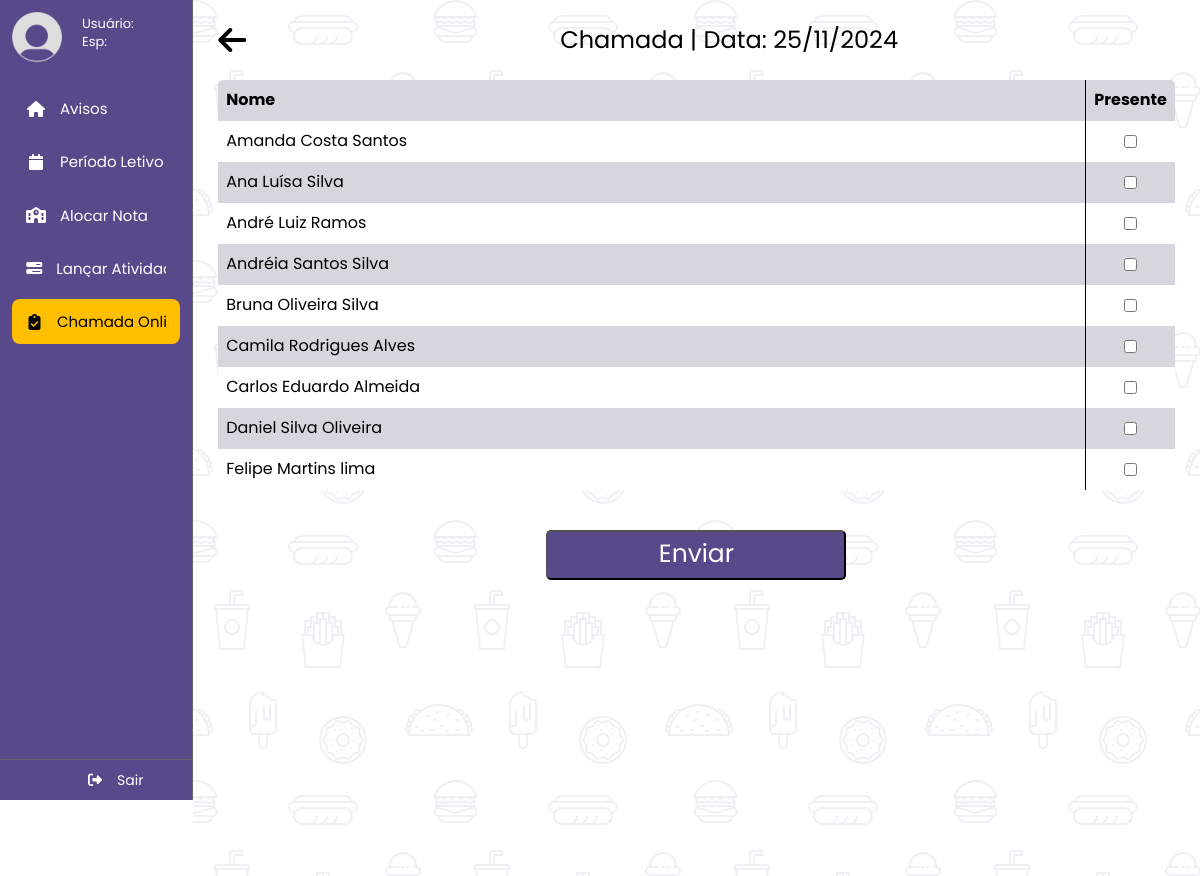
Page /professor/professor.php?pagina=professor-chamada-lista&turma=B2 on the committed database.
### tables this page shows
CREATE TABLE `tb_usuarios` (
  `usuario` varchar(30) NOT NULL,
  `senha` varchar(30) NOT NULL,
  `divisao` varchar(10) NOT NULL,
  `nome` varchar(60) NOT NULL
);

### professor/professor-chamada-lista.php (the view, shortened to what this page needs)
<?php
  include "../database.php";
  $turma_chamada = $_GET["turma"];
  $sql = "SELECT * FROM tb_usuarios ORDER BY nome ASC";
  $result = mysqli_query($conn, $sql);
  $data_atual = date("d/m/Y");
?>
<head>
  <link rel="stylesheet" href="styles/professor-chamada-lista.css">
</head>
<main>
  <div class="main-content">
    <div class="topside-div">
      <div class="topside-content">
        <div class="chamada-botao">
          <a href="professor.php?pagina=professor-chamada">
            <i class="fa-solid fa-arrow-left"></i>
          </a>
        </div>
        <div class="chamada-titulo">
          <p><?php echo "Chamada | Data: {$data_atual}"; ?></p>
        </div>
      </div>
    </div>
    <div class="bottomside-div">
      <div class="table-div">
        <table>
          <tr>
            <th>Nome</th>
            <th class="td-input">Presente</th>
          </tr>
          <?php
            if (mysqli_num_rows($result) > 0)
            {
              while ($row = mysqli_fetch_assoc($result))
              {
                if ($row["divisao"] == "aluno")
                {
                  $aluno_sql = "SELECT * FROM tb_aluno WHERE usuario = '{$row["usuario"]}' AND turma = '{$turma_chamada}' ";
                  $aluno_result = mysqli_query($conn, $aluno_sql);
                  $aluno_row = mysqli_fetch_assoc($aluno_result);
                  if ($aluno_row["usuario"] == $row["usuario"])
                  {
                    echo
                    "
                      <tr>
                        <td class='td-nome'>{$row["nome"]}</td>
                        <td class='td-input'><input type='checkbox'/></td>
                      </tr>
                    ";
                  }
                }
              }
            }
          ?>
        </table>
        <div class="button-div">
          <a href="professor.php?pagina=professor-chamada">
            <button>
              Enviar
            </button>
          </a>
        </div>
      </div>
    </div>
  </div>
</main>

### styles/main.css (style rules this page uses)
body { display: flex; overflow: hidden; }
main { width: 100%; overflow: hidden; }

### styles/sidebar.css (style rules this page uses)
body { margin: 0; overflow: hidden; }

### professor/styles/professor-chamada-lista.css (style rules this page uses)
.main-content { display: flex; flex-direction: column; height: 100%; }
.main-content * { overflow: hidden; }
.topside-div { display: flex; justify-content: center; align-items: center; flex: 1; }
.topside-content { display: flex; width: 95%; height: 100%; }
.chamada-botao { display: flex; align-items: center; width: 70px; height: 100%; }
.chamada-botao a { display: flex; justify-content: center; align-items: center; text-decoration: none; }
.chamada-botao i { font-size: 32px; color: black; }
.chamada-titulo { display: flex; justify-content: center; align-items: center; width: 100%; }
.chamada-titulo p { font-size: 24px; }
.bottomside-div { display: flex; justify-content: center; flex: 10; }
.table-div { width: 95%; height: 800px; overflow: auto; }
.table-div table { font-family: arial, sans-serif; border-radius: 5px; border-collapse: collapse; width: 100%; }
.table-div td, th { text-align: left; padding: 8px; }
.td-nome { width: 95%; }
.td-input { display: flex; justify-content: center; align-items: center; height: 25px; border-left: 1px solid black; }
.table-div tr:nth-child(even) { background-color: white; }
.table-div tr:nth-child(odd) { background-color: rgb(215, 213, 221); }
.button-div { display: flex; justify-content: center; margin-top: 40px; margin-bottom: 15px; }
.button-div button { width: 300px; height: 50px; border-radius: 5px; background-color: #58498b; color: white; font-size: 25px; }

### rows in the picture
tb_usuarios: nome "Amanda Costa Santos"
tb_usuarios: nome "Ana Luísa Silva"
tb_usuarios: nome "André Luiz Ramos"
tb_usuarios: nome "Andréia Santos Silva"
tb_usuarios: nome "Bruna Oliveira Silva"
tb_usuarios: nome "Camila Rodrigues Alves"
tb_usuarios: nome "Carlos Eduardo Almeida"
tb_usuarios: nome "Daniel Silva Oliveira"
tb_usuarios: nome "Felipe Martins lima"
